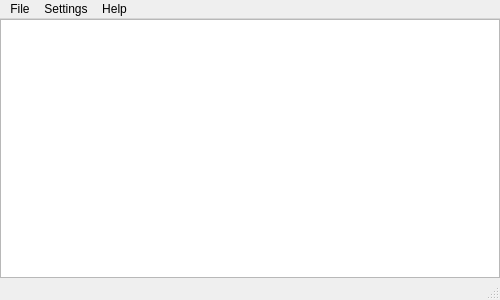
<?xml version="1.0" encoding="UTF-8"?>
<ui version="4.0">
 <class>MainWindow</class>
 <widget class="QMainWindow" name="MainWindow">
  <property name="enabled">
   <bool>true</bool>
  </property>
  <property name="geometry">
   <rect>
    <x>0</x>
    <y>0</y>
    <width>500</width>
    <height>300</height>
   </rect>
  </property>
  <property name="font">
   <font>
    <family>Noto Sans UI</family>
   </font>
  </property>
  <property name="windowTitle">
   <string notr="true">MP3 Monitoring</string>
  </property>
  <property name="windowIcon">
   <iconset>
    <normaloff>../data/icon_export.svg</normaloff>../data/icon_export.svg</iconset>
  </property>
  <property name="iconSize">
   <size>
    <width>512</width>
    <height>512</height>
   </size>
  </property>
  <widget class="QWidget" name="centralWidget">
   <property name="cursor">
    <cursorShape>ArrowCursor</cursorShape>
   </property>
   <property name="autoFillBackground">
    <bool>false</bool>
   </property>
   <layout class="QGridLayout" name="gridLayout">
    <property name="leftMargin">
     <number>0</number>
    </property>
    <property name="topMargin">
     <number>0</number>
    </property>
    <property name="rightMargin">
     <number>0</number>
    </property>
    <property name="bottomMargin">
     <number>0</number>
    </property>
    <item row="0" column="0">
     <widget class="QTableView" name="dataTableView">
      <property name="enabled">
       <bool>true</bool>
      </property>
      <property name="autoFillBackground">
       <bool>false</bool>
      </property>
      <property name="frameShape">
       <enum>QFrame::StyledPanel</enum>
      </property>
      <property name="frameShadow">
       <enum>QFrame::Sunken</enum>
      </property>
      <property name="horizontalScrollBarPolicy">
       <enum>Qt::ScrollBarAsNeeded</enum>
      </property>
      <property name="editTriggers">
       <set>QAbstractItemView::NoEditTriggers</set>
      </property>
      <property name="tabKeyNavigation">
       <bool>false</bool>
      </property>
      <property name="alternatingRowColors">
       <bool>false</bool>
      </property>
      <property name="selectionMode">
       <enum>QAbstractItemView::SingleSelection</enum>
      </property>
      <property name="gridStyle">
       <enum>Qt::SolidLine</enum>
      </property>
      <property name="sortingEnabled">
       <bool>true</bool>
      </property>
      <attribute name="verticalHeaderVisible">
       <bool>false</bool>
      </attribute>
      <attribute name="verticalHeaderDefaultSectionSize">
       <number>0</number>
      </attribute>
     </widget>
    </item>
   </layout>
  </widget>
  <widget class="QMenuBar" name="menuBar">
   <property name="geometry">
    <rect>
     <x>0</x>
     <y>0</y>
     <width>500</width>
     <height>21</height>
    </rect>
   </property>
   <widget class="QMenu" name="menuFile">
    <property name="title">
     <string>File</string>
    </property>
    <addaction name="actionAdd"/>
    <addaction name="separator"/>
    <addaction name="actionExit"/>
   </widget>
   <widget class="QMenu" name="menuHelp">
    <property name="title">
     <string>Help</string>
    </property>
    <addaction name="actionHelp"/>
    <addaction name="separator"/>
    <addaction name="actionCheckForUpdates"/>
    <addaction name="actionAbout"/>
   </widget>
   <widget class="QMenu" name="menuSettings">
    <property name="title">
     <string>Settings</string>
    </property>
    <addaction name="actionSettings"/>
   </widget>
   <addaction name="menuFile"/>
   <addaction name="menuSettings"/>
   <addaction name="menuHelp"/>
  </widget>
  <widget class="QStatusBar" name="statusBar"/>
  <action name="actionAdd">
   <property name="text">
    <string>&amp;Add...</string>
   </property>
   <property name="toolTip">
    <string>Add a directory</string>
   </property>
   <property name="shortcut">
    <string>Ctrl+A</string>
   </property>
  </action>
  <action name="actionExit">
   <property name="text">
    <string>&amp;Exit</string>
   </property>
  </action>
  <action name="actionAbout">
   <property name="text">
    <string>&amp;About</string>
   </property>
  </action>
  <action name="actionCheckForUpdates">
   <property name="text">
    <string>Check for updates</string>
   </property>
  </action>
  <action name="actionHelp">
   <property name="text">
    <string>&amp;Help</string>
   </property>
   <property name="shortcut">
    <string>Ctrl+H</string>
   </property>
  </action>
  <action name="actionSettings">
   <property name="text">
    <string>Settings</string>
   </property>
  </action>
 </widget>
 <layoutdefault spacing="6" margin="11"/>
 <resources/>
 <connections/>
</ui>
